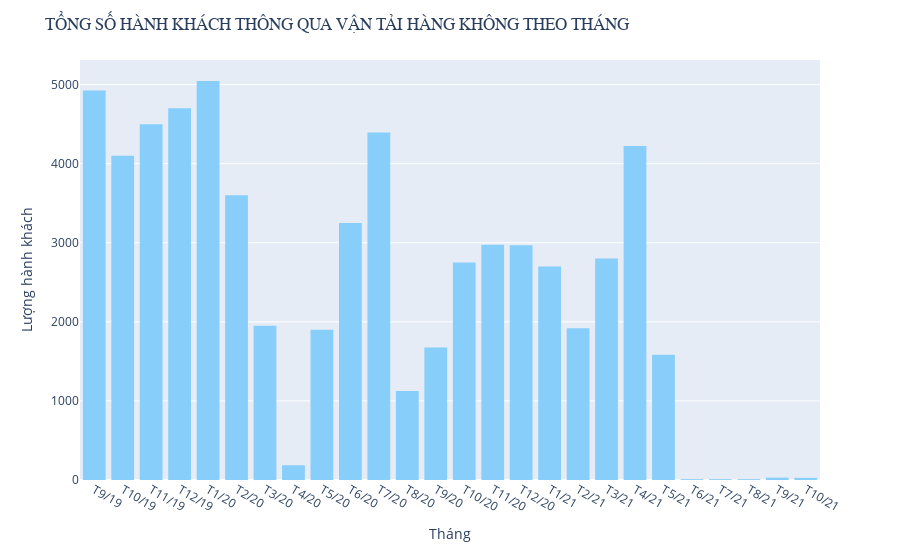

Write notebook code for a chart like this one.
### Code cell
months = np.array(["T9/19" , "T10/19" , "T11/19" , "T12/19" , "T1/20" , "T2/20" , "T3/20" , "T4/20" ,"T5/20" ,"T6/20" , "T7/20" , "T8/20" , "T9/20" , "T10/20" , "T11/20" ,"T12/20" , "T1/21" , "T2/21" , "T3/21" ,"T4/21" , "T5/21" , "T6/21" , "T7/21" , "T8/21", "T9/21" ,"T10/21"])
customers = np.array([4926 , 4100, 4500 , 4700 , 5046 , 3600 , 1950 , 186 , 1900 , 3250 , 4396, 1125 , 1675 ,2750 ,2976 , 2970 ,2700, 1920, 2800 , 4223 , 1584 , 11, 11, 11, 30, 27])
fig = px.histogram(x=months,y=customers,color_discrete_sequence=['lightskyblue'])
fig.update_layout(title='TỔNG SỐ HÀNH KHÁCH THÔNG QUA VẬN TẢI HÀNG KHÔNG THEO THÁNG',
                   xaxis_title='Tháng ',
                   yaxis_title='Lượng hành khách',
                   title_font_family="Times New Roman")
fig.show()

### Figure 1 — Plotly figure (JSON) as saved in the notebook; plotly's stock layout.template omitted (floating-point values rounded to 4 significant figures)
{"data": [{"alignmentgroup": "True", "bingroup": "x", "histfunc": "sum", "hovertemplate": "x=%{x}<br>sum of y=%{y}<extra></extra>", "legendgroup": "", "marker": {"color": "lightskyblue", "pattern": {"shape": ""}}, "name": "", "offsetgroup": "", "orientation": "v", "showlegend": false, "type": "histogram", "x": ["T9/19", "T10/19", "T11/19", "T12/19", "T1/20", "T2/20", "T3/20", "T4/20", "T5/20", "T6/20", "T7/20", "T8/20", "T9/20", "T10/20", "T11/20", "T12/20", "T1/21", "T2/21", "T3/21", "T4/21", "T5/21", "T6/21", "T7/21", "T8/21", "T9/21", "T10/21"], "xaxis": "x", "y": [4926, 4100, 4500, 4700, 5046, 3600, 1950, 186, 1900, 3250, 4396, 1125, 1675, 2750, 2976, 2970, 2700, 1920, 2800, 4223, 1584, 11, 11, 11, 30, 27], "yaxis": "y"}], "layout": {"barmode": "relative", "legend": {"tracegroupgap": 0}, "margin": {"t": 60}, "title": {"font": {"family": "Times New Roman"}, "text": "TỔNG SỐ HÀNH KHÁCH THÔNG QUA VẬN TẢI HÀNG KHÔNG THEO THÁNG"}, "xaxis": {"anchor": "y", "domain": [0, 1], "title": {"text": "Tháng "}}, "yaxis": {"anchor": "x", "domain": [0, 1], "title": {"text": "Lượng hành khách"}}}}
